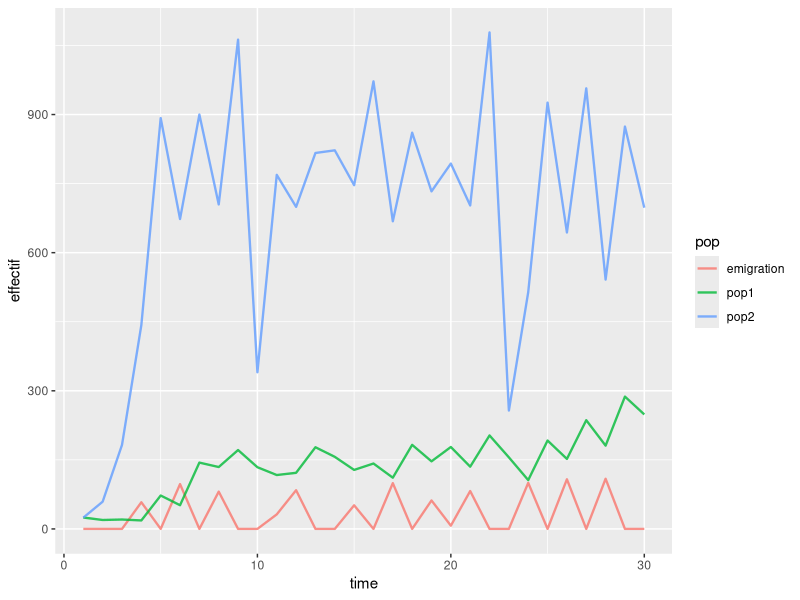

Source code (R):


library(tidyverse)
library(ggthemes)



simulate_n_metapop <- function(parametre = array(c(c(-0.2, 2.1), c(1000, 800), c(30, 25)), dim = c(2, 3))) 
  { 
  # faudra rendre de nouveau les parametres changeable mais quand ce sera pour n pop
  
  # CONDITIONS DE SIMULATION
  temps = 30 # nb de pas de temps (en annees)
  
  nb_pop = nrow(parametre)
  
  r = parametre[1:nb_pop, 1] 
  K = parametre[1:nb_pop, 2] 
  N0 = parametre[1:nb_pop, 3] 
  
  # Introducing some stochasticity in the dynamic
  sigma_p = 0.1 # the variability associated with the reproduction process
  
  # INITIALISATION
  N <- array(0, dim = c(temps, nb_pop))
  Nm <- array(0, dim = c(temps, nb_pop))
  
  em = array(0, dim = c(temps, nb_pop))
  
  for (i in 1:nb_pop){
    # conditions initiales 
    Nm[1,i] = N0[i]
    N[1,i] = rlnorm(1, log(Nm[1]), sigma_p)
  }
  
  # boucle du temps           
  for (t in 1:(temps - 1)) {
    
    for (i in 1:nb_pop){
      
      # REPRODUCTION
      Nm[t + 1,i] = N[t,i] + r[i] * N[t,i] * (1 - N[t,i] / K[i])  # reproduction
      Nm[t + 1,i] = max(Nm[t + 1,i]  , 0.001 * K[i]) # security line
      
      # STOCHASTICITY
      N[t + 1,i] = rlnorm(1, log(Nm[t + 1,i]), sigma_p) 
      
      # EMIGRATION
      em[t,i] =  max( (Nm[t + 1,i] -  K[i])  , 0)  # calcul du nombre d'emigrant
      Nm[t + 1,i] = Nm[t + 1,i]  -  em[t,i]   # emigration
    }
    
    for (i in 1:nb_pop){
      
      # IMMIGRATION
      immi = (1/(nb_pop-1))* (sum(em[t,1:nb_pop]) - em[t,i]) #chaque pop se partage equitablement les emigrants
      N[t + 1,i] = N[t + 1,i]  + immi #immigration
      
    }
  }
  
  
  
  res.N = tibble(N = N,
               time = 1:temps)
  
  res.em = tibble(em = em,
                 time = 1:temps)
  
  
  res = list("Effectif" = res.N, "emigration" =res.em ) # , "immigration" = )
  
  return(res)
}

sim = simulate_n_metapop()

sim$Effectif$N[,1] #effectif pop 1


data = tibble(time = 1:30,
               pop1 = sim$Effectif$N[,1],
               pop2 = sim$Effectif$N[,2],
               emigration = sim$emigration$em[,2]) %>% 
  pivot_longer(-time, values_to = "effectif", names_to = "pop")


ggplot(data, aes(x = time, y = effectif, col = pop)) +
    geom_line(linewidth = 0.8, alpha = 0.8)


# essai pour quatre pop

simulate_n_metapop(parametre = array(c( c(-0.2, 2.1, 1.2, -0.8), c(1000, 800, 250, 300), c(30, 25, 15, 20)), dim = c(4, 3)) )
